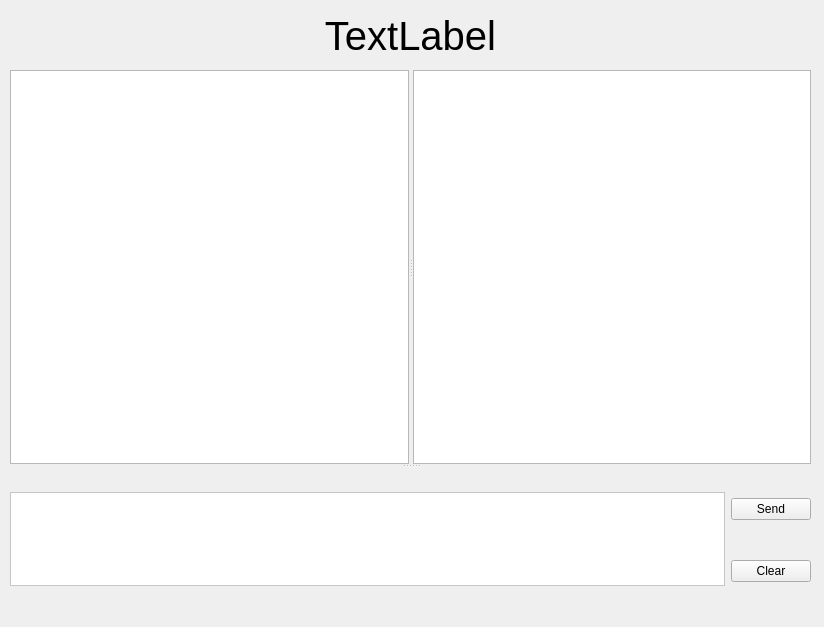
<?xml version="1.0" encoding="UTF-8"?>
<ui version="4.0">
 <class>ChatRoom</class>
 <widget class="QWidget" name="ChatRoom">
  <property name="geometry">
   <rect>
    <x>0</x>
    <y>0</y>
    <width>824</width>
    <height>627</height>
   </rect>
  </property>
  <property name="windowTitle">
   <string>Form</string>
  </property>
  <widget class="QLabel" name="name">
   <property name="geometry">
    <rect>
     <x>280</x>
     <y>20</y>
     <width>261</width>
     <height>31</height>
    </rect>
   </property>
   <property name="font">
    <font>
     <pointsize>30</pointsize>
    </font>
   </property>
   <property name="text">
    <string>TextLabel</string>
   </property>
   <property name="alignment">
    <set>Qt::AlignCenter</set>
   </property>
  </widget>
  <widget class="QSplitter" name="splitter_2">
   <property name="geometry">
    <rect>
     <x>10</x>
     <y>70</y>
     <width>801</width>
     <height>541</height>
    </rect>
   </property>
   <property name="orientation">
    <enum>Qt::Vertical</enum>
   </property>
   <widget class="QSplitter" name="splitter">
    <property name="orientation">
     <enum>Qt::Horizontal</enum>
    </property>
    <widget class="QTextBrowser" name="textBrowser"/>
    <widget class="QListWidget" name="userlist"/>
   </widget>
   <widget class="QWidget" name="layoutWidget">
    <layout class="QGridLayout" name="gridLayout">
     <item row="0" column="0" rowspan="2">
      <widget class="QPlainTextEdit" name="inputMsg">
       <property name="styleSheet">
        <string notr="true">background-color: rgb(255, 255, 255);
font: 20pt &quot;MesloLGS NF&quot;;
color: rgb(0, 0, 0);</string>
       </property>
      </widget>
     </item>
     <item row="1" column="1">
      <widget class="QPushButton" name="clearText">
       <property name="text">
        <string>Clear</string>
       </property>
      </widget>
     </item>
     <item row="0" column="1">
      <widget class="QPushButton" name="send">
       <property name="text">
        <string>Send</string>
       </property>
      </widget>
     </item>
    </layout>
   </widget>
  </widget>
 </widget>
 <resources/>
 <connections/>
</ui>
